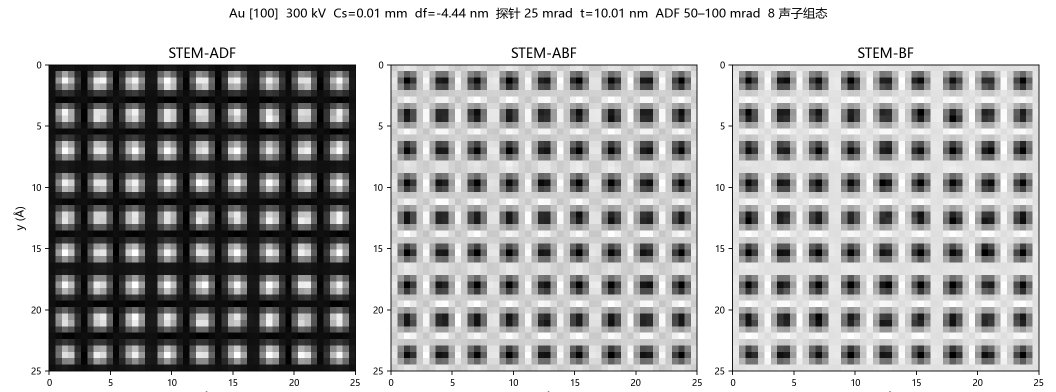
#> input picture 010-STEM模拟/examples/Au100_HAADF_BF_ABF.png, 2112 x 784 px (shown at 1/2 size)
$ python -i filters.py   (imports and definitions only)
#> lines starting #> are read from the running program, lines starting #| are printed output that depends on the picture
"""
Adaptive spectral denoising for two-dimensional HRTEM/STEM frames.

The implementation uses a rotationally averaged power spectrum as a background
estimate, a bounded Wiener-style attenuation mask, and a true local-standard-
deviation texture mask.  It is intentionally described as spectral denoising:
without a measured PSF/CTF it is not a physical deconvolution.
"""

import logging
from functools import lru_cache
from numbers import Real

import cv2
import numpy as np
from scipy.fft import fft2, fftshift, ifft2, ifftshift, next_fast_len
from scipy.ndimage import gaussian_filter

logger = logging.getLogger(__name__)


def validate_real(name: str, value, *, minimum=None, maximum=None) -> float:
    """Validate one finite real parameter against optional inclusive bounds."""
    if isinstance(value, bool) or not isinstance(value, Real):
        raise ValueError(f"{name} 必须是数值")
    result = float(value)
    if not np.isfinite(result):
        raise ValueError(f"{name} 必须是有限数值")
    if minimum is not None and result < minimum:
        raise ValueError(f"{name} 必须大于或等于 {minimum}")
    if maximum is not None and result > maximum:
        raise ValueError(f"{name} 必须小于或等于 {maximum}")
    return result


@lru_cache(maxsize=2)
def _radial_grid(rows: int, cols: int):
    """Return a radius-index grid and bin counts for one FFT shape."""
    y = np.arange(rows, dtype=np.float32)[:, None] - rows // 2
    x = np.arange(cols, dtype=np.float32)[None, :] - cols // 2
    radius = np.sqrt(x * x + y * y).astype(np.int32)
    counts = np.bincount(radius.ravel())
    logger.debug("缓存频谱半径网格: %sx%s", rows, cols)
    return radius, counts


def clear_filter_caches():
    """Release cached FFT-size grids."""
    _radial_grid.cache_clear()


def radial_cache_info():
    """Expose bounded-cache statistics for diagnostics and tests."""
    return _radial_grid.cache_info()


def get_rotational_average(power_spectrum: np.ndarray) -> np.ndarray:
    """Return the rotational average expanded to the input shape."""
    spectrum = np.asarray(power_spectrum)
    if spectrum.ndim != 2:
        raise ValueError("功率谱必须是二维数组")
    if not np.issubdtype(spectrum.dtype, np.number):
        raise ValueError("功率谱必须是数值数组")
    if not np.isfinite(spectrum).all():
        raise ValueError("功率谱包含 NaN 或 Inf")

    rows, cols = spectrum.shape
    radius, counts = _radial_grid(rows, cols)
    sums = np.bincount(
        radius.ravel(), weights=spectrum.astype(np.float64, copy=False).ravel()
    )
    profile = sums / np.maximum(counts, 1)
    return profile[radius].astype(np.float32, copy=False)


def _texture_mask(raw_img: np.ndarray) -> np.ndarray:
    """Calculate a normalized local-standard-deviation texture mask."""
    height, width = raw_img.shape
    if height < 2 or width < 2:
        return np.zeros_like(raw_img, dtype=np.float32)

    small_width = max(1, width // 2)
    small_height = max(1, height // 2)
    small = cv2.resize(
        raw_img, (small_width, small_height), interpolation=cv2.INTER_AREA
    )
    # 对常规 uint8/uint16/float [0,1] 输入保持原 float32 计算路径不变；
    # 对大数值浮点图先按 max(abs) 稳健缩放到 [0,1] 再算方差，避免
    # float32 平方溢出产生 inf/nan。纹理掩码是 scale-invariant 的，
    # 因此缩放不改变最终掩码。
    max_abs = float(np.max(np.abs(small))) if small.size else 0.0
    compute_small = small
    if max_abs > 65535.0:
        compute_small = small / np.float32(max_abs)
    local_mean = cv2.GaussianBlur(
        compute_small,
        (0, 0),
        sigmaX=3.0,
        sigmaY=3.0,
        borderType=cv2.BORDER_REFLECT_101,
    )
    local_mean_sq = cv2.GaussianBlur(
        compute_small * compute_small,
        (0, 0),
        sigmaX=3.0,
        sigmaY=3.0,
        borderType=cv2.BORDER_REFLECT_101,
    )
    variance = np.maximum(local_mean_sq - local_mean * local_mean, 0.0)
    local_std = np.sqrt(variance, dtype=np.float32)
    scale = float(np.percentile(local_std, 99.5))
    if not np.isfinite(scale) or scale <= np.finfo(np.float32).eps:
        return np.zeros_like(raw_img, dtype=np.float32)

    mask_small = np.clip(local_std / scale, 0.0, 1.0)
    return cv2.resize(
        mask_small, (width, height), interpolation=cv2.INTER_LINEAR
    ).astype(np.float32, copy=False)


def adaptive_spectral_filter(
    frame: np.ndarray,
    k_factor: float = 1.2,
    blend_ratio: float = 0.5,
    delta: float = 3.0,
) -> np.ndarray:
    """
    Apply adaptive rotational-background spectral denoising to one 2D frame.

    ``blend_ratio`` is the maximum filtered contribution.  The actual
    per-pixel contribution is additionally modulated by local texture.

    Inputs whose magnitude exceeds the uint16 range are internally
    normalized by ``max(abs(I))`` before the FFT so the float32 power
    spectrum cannot overflow; the filtered result is scaled back linearly.
    """
    k_factor = validate_real("k_factor", k_factor, minimum=1e-6)
    blend_ratio = validate_real(
        "blend_ratio", blend_ratio, minimum=0.0, maximum=1.0
    )
    delta = validate_real("delta", delta, minimum=1e-6)

    source = np.asarray(frame)
    if source.ndim != 2:
        raise ValueError(
            f"输入图像必须是二维数组，收到 {source.ndim}D (shape={source.shape})"
        )
    if source.size == 0:
        raise ValueError("输入图像不能为空")
    if not np.issubdtype(source.dtype, np.number) or np.iscomplexobj(source):
        raise ValueError(f"不支持的图像数据类型: {source.dtype}")

    raw_img = source.astype(np.float32)
    if not np.isfinite(raw_img).all():
        if np.isfinite(source).all():
            raise ValueError(
                "输入数值超出 float32 表示范围；请先按比例缩放图像强度"
            )
        raise ValueError("输入图像包含 NaN 或 Inf")
    if blend_ratio == 0.0 or min(raw_img.shape) < 2:
        return raw_img.copy()

    height, width = raw_img.shape
    spatial_mask = _texture_mask(raw_img)

    # float32 功率谱对大动态范围输入平方后会溢出为 inf。滤波是线性的、
    # 衰减掩码在同步缩放 epsilon 后近似尺度不变，因此先按 max(|I|) 归一、
    # 结束时再线性放大回去。仅当幅值超出常规 uint16 量级时启用，保证常规
    # 输入的数值路径与既有版本逐位一致。
    fft_scale = float(np.max(np.abs(raw_img)))
    if fft_scale > 65535.0:
        compute_img = raw_img / np.float32(fft_scale)
    else:
        fft_scale = 1.0
        compute_img = raw_img

    pad = max(32, int(0.05 * max(height, width)))
    target_height = next_fast_len(height + 2 * pad)
    target_width = next_fast_len(width + 2 * pad)
    pad_top = (target_height - height) // 2
    pad_bottom = target_height - height - pad_top
    pad_left = (target_width - width) // 2
    pad_right = target_width - width - pad_left
    padded = np.pad(
        compute_img,
        ((pad_top, pad_bottom), (pad_left, pad_right)),
        mode="reflect",
    )

    shifted = fftshift(fft2(padded, workers=1))
    power = (shifted.real * shifted.real + shifted.imag * shifted.imag).astype(
        np.float32, copy=False
    )
    smoothed_power = gaussian_filter(power, sigma=delta, mode="nearest").astype(
        np.float32, copy=False
    )
    background_power = get_rotational_average(smoothed_power)
    signal_power = np.maximum(smoothed_power - background_power, 0.0)

    epsilon = np.finfo(np.float32).eps
    denominator = signal_power + k_factor * background_power + epsilon
    attenuation = (signal_power / denominator).astype(np.float32, copy=False)
    attenuation = cv2.GaussianBlur(
        attenuation, (15, 15), 5, borderType=cv2.BORDER_REFLECT_101
    )

    rows, cols = attenuation.shape
    dc_radius = max(2, min(50, int(0.015 * min(rows, cols))))
    cv2.circle(attenuation, (cols // 2, rows // 2), dc_radius, 1.0, -1)

    inverse = ifft2(ifftshift(shifted * attenuation), workers=1)
    filtered = inverse.real[
        pad_top : pad_top + height, pad_left : pad_left + width
    ].astype(np.float32, copy=False)

    weight = spatial_mask * np.float32(blend_ratio)
    blended = filtered * weight + compute_img * (1.0 - weight)
    if fft_scale != 1.0:
        blended *= np.float32(fft_scale)
    return np.ascontiguousarray(blended, dtype=np.float32)

>>> import cv2
>>> picture = cv2.imread('../../010-STEM模拟/examples/Au100_HAADF_BF_ABF.png', cv2.IMREAD_GRAYSCALE)
#> picture is the input picture: shape (784, 2112); min 0, max 255, mean 174.7
>>> result = adaptive_spectral_filter(picture)
#> in _texture_mask, `max_abs = float(np.max(np.abs(small))) if small.size else 0.0`: max_abs = 255
#> in _texture_mask, `local_mean_sq = cv2.GaussianBlur( compute_small * compute_small, (0, 0..`:
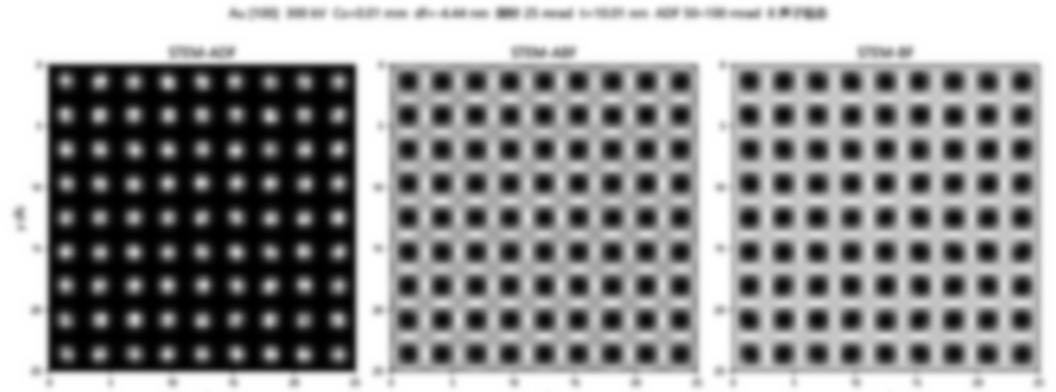
#> local_mean_sq: shape (392, 1056) float32; min 180.6, max 65025, mean 38015; drawn with min black and max white
#> in _texture_mask, `local_std = np.sqrt(variance, dtype=np.float32)`:
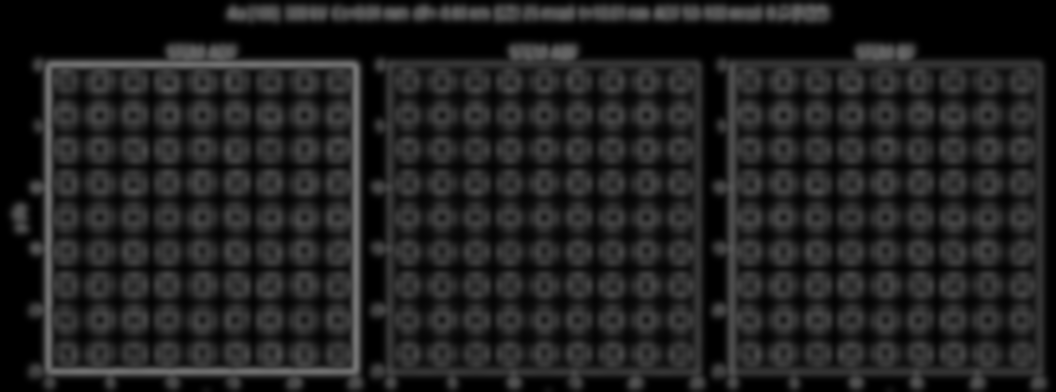
#> local_std: shape (392, 1056) float32; min 0, max 119.2, mean 34
#> in _texture_mask, `scale = float(np.percentile(local_std, 99.5))`: scale = 108.4
#> in _texture_mask, `mask_small = np.clip(local_std / scale, 0.0, 1.0)`:
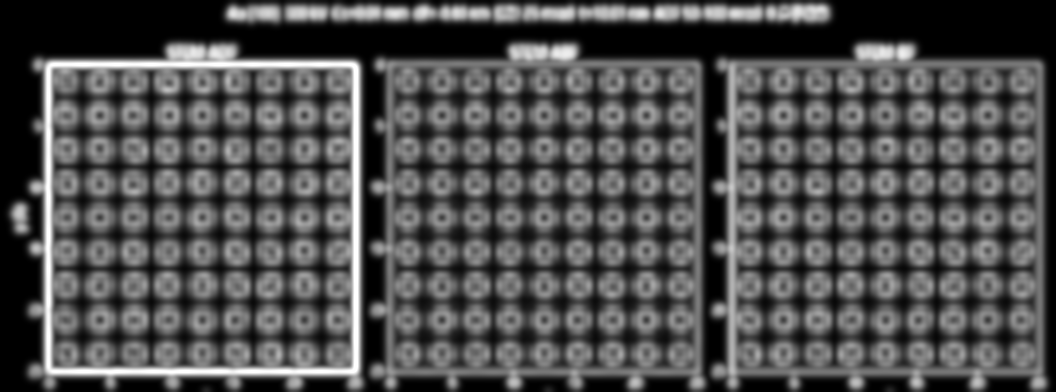
#> mask_small: shape (392, 1056) float32; min 0, max 1, mean 0.314
#> in adaptive_spectral_filter, `fft_scale = float(np.max(np.abs(raw_img)))`: fft_scale = 255
#> in adaptive_spectral_filter, `padded = np.pad( compute_img, ((pad_top, pad_bottom), (pad_left, pad_r..`:
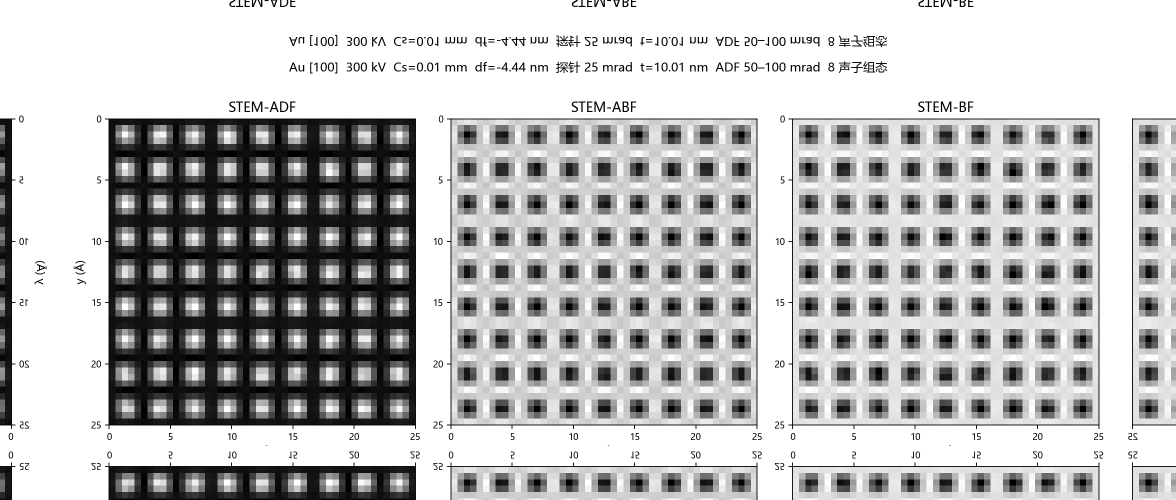
#> padded: shape (1000, 2352) float32 (shown at 1/2 size); min 0, max 255, mean 187.8
#> in get_rotational_average, `sums = np.bincount( radius.ravel(), weights=spectrum.astype(np.float64..`: sums = 1278 values, max 4.37e+16 at index 2, min 42643633 at index 1277, mean 1.85e+14
#> in get_rotational_average, `profile = sums / np.maximum(counts, 1)`: profile = 1278 values, max 3.68e+15 at index 0, min 7083659.5 at index 1272, mean 1.17e+13
#> in adaptive_spectral_filter, `cv2.circle(attenuation, (cols // 2, rows // 2), dc_radius, 1.0, -1)`:
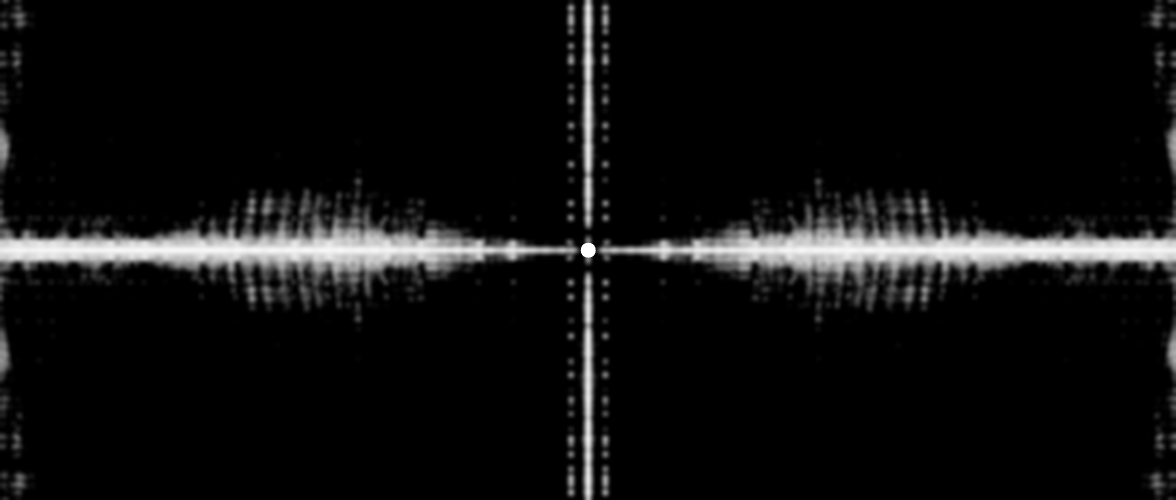
#> attenuation: shape (1000, 2352) float32 (shown at 1/2 size); min 0, max 1, mean 0.0623
#> in adaptive_spectral_filter, `filtered = inverse.real[ pad_top : pad_top + height, pad_left : pad_le..`:
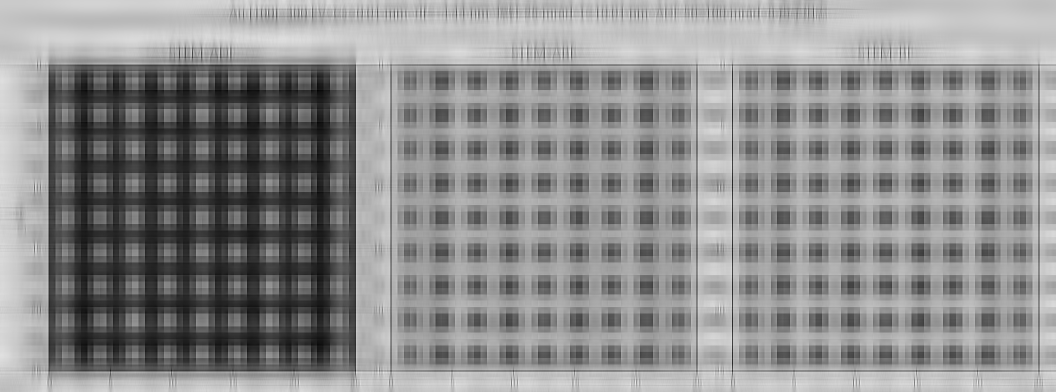
#> filtered: shape (784, 2112) float32 (shown at 1/2 size); min -27.33, max 335.9, mean 174.7; drawn with min black and max white
#> in adaptive_spectral_filter, `blended = filtered * weight + compute_img * (1.0 - weight)`:
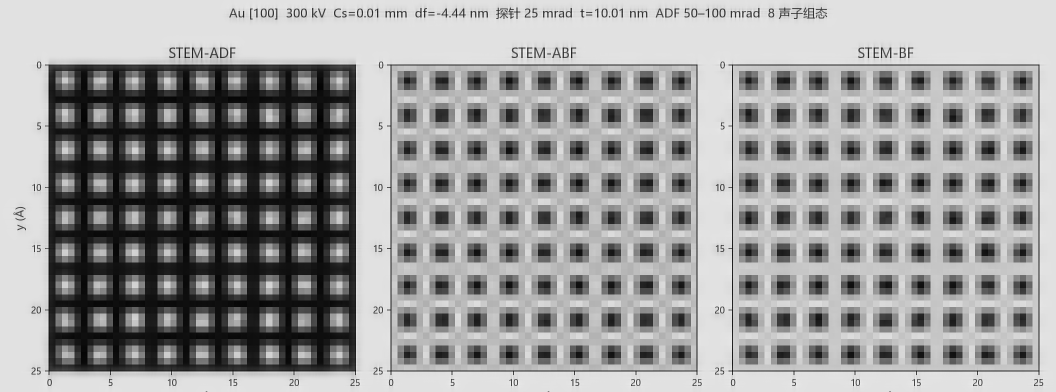
#> blended: shape (784, 2112) float32 (shown at 1/2 size); min -2.85, max 288.2, mean 175.2; drawn with min black and max white
